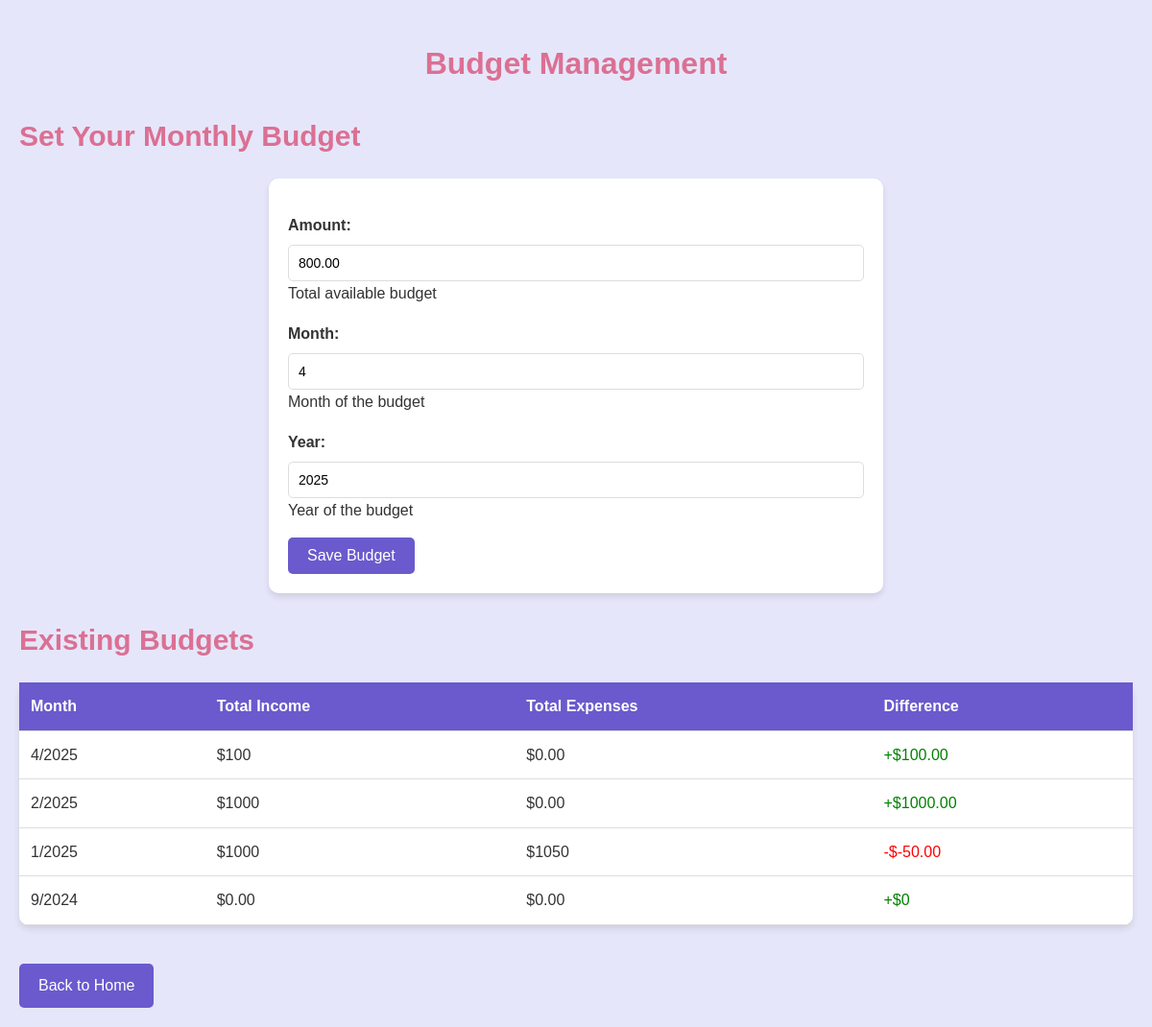
Page /budget/ (signed in) on the committed database.
### tracker/models.py (models this page shows, shortened)
class Budget(models.Model):
    user = models.ForeignKey(User, on_delete=models.CASCADE)  # Един потребител може да има няколко бюджета
    amount = models.DecimalField(max_digits=10, decimal_places=2, default=0, help_text="Total available budget")
    month = models.IntegerField(default=date.today().month, help_text="Month of the budget")
    year = models.IntegerField(default=date.today().year, help_text="Year of the budget")
    created_at = models.DateTimeField(auto_now_add=True)
    class Meta:
        unique_together = ('user', 'month', 'year')  # Уникален бюджет за всеки месец

### tracker/views.py (the view)
# urls.py: path('budget/', views.budget, name='budget'),
@login_required
def budget(request):
    user = request.user
    current_month = date.today().month
    current_year = date.today().year
    monthly_budget, created = Budget.objects.get_or_create(
        user=user,
        month=current_month,
        year=current_year,
        defaults={'amount': 0}
    )
    if request.method == 'POST':
        form = BudgetForm(request.POST, instance=monthly_budget)
        if form.is_valid():
            budget = form.save()
            if request.headers.get('X-Requested-With') == 'XMLHttpRequest':
                return JsonResponse({
                    'success': True,
                    'budget': {
                        'month': budget.month,
                        'year': budget.year,
                        'amount': str(budget.amount)
                    }
                })
            return redirect('budget')  # Ако не е AJAX, редиректваме
    else:
        form = BudgetForm(instance=monthly_budget)
    existing_budgets = Budget.objects.filter(user=user).order_by('-year', '-month')
    total_income = Transaction.objects.filter(
        user=user, type='income', date__month=current_month, date__year=current_year
    ).aggregate(Sum('amount'))['amount__sum'] or 0
    total_expense = Transaction.objects.filter(
        user=user, type='expense', date__month=current_month, date__year=current_year
    ).aggregate(Sum('amount'))['amount__sum'] or 0
    balance = round(total_income - total_expense, 2)
    for budget in existing_budgets:
        budget.total_income = Transaction.objects.filter(
            type='income', date__month=budget.month, date__year=budget.year
        ).aggregate(Sum('amount'))['amount__sum'] or 0
        budget.total_expense = Transaction.objects.filter(
            type='expense', date__month=budget.month, date__year=budget.year
        ).aggregate(Sum('amount'))['amount__sum'] or 0
        budget.difference = round(budget.total_income - budget.total_expense, 2)
    return render(request, 'budgets/budget.html', {
        'form': form,
        'total_income': total_income,
        'total_expense': total_expense,
        'balance': balance,  # ✅ Добавяме баланса
        'existing_budgets': existing_budgets  # ✅ Изпращаме списъка с бюджети
    })

### tracker/forms.py
class BudgetForm(forms.ModelForm):
    class Meta:
        model = Budget
        fields = ['amount', 'month', 'year']
        widgets = {
            'amount': forms.NumberInput(attrs={'step': '0.01'}),
            'month': forms.Select(choices=[(i, i) for i in range(1, 13)]),
            'year': forms.Select(choices=[(y, y) for y in range(2020, datetime.now().year + 2)])
        }

### tracker/templates/budgets/budget.html (shortened to what this page needs)
{% extends 'base.html' %}
{% block content %}
<div class="budget-container">
    <h1>Budget Management</h1>
<h2>Set Your Monthly Budget</h2>
<form id="add-budget-form" method="post">
    {{ form.as_p }}
    <button type="submit">Save Budget</button>
</form>
<h2>Existing Budgets</h2>
<table>
    <thead>
        <tr>
            <th>Month</th>
            <th>Total Income</th>
            <th>Total Expenses</th>
            <th>Difference</th>
        </tr>
    </thead>
    <tbody id="budget-list">
        {% for budget in existing_budgets %}
        <tr>
            <td>{{ budget.month }}/{{ budget.year }}</td>
            <td>${{ budget.total_income|default:"0.00" }}</td>
            <td>${{ budget.total_expense|default:"0.00" }}</td>
            <td>
                {% if budget.difference >= 0 %}
                    <span style="color: green;">+${{ budget.difference }}</span>
                {% else %}
                    <span style="color: red;">-${{ budget.difference|floatformat:2 }}</span>
                {% endif %}
            </td>
        </tr>
        {% empty %}
        <tr><td colspan="4">No budgets found.</td></tr>
        {% endfor %}
    </tbody>
</table>
<a href="{% url 'index' %}" class="home-link">Back to Home</a>
</div>
{% endblock %}

### tracker/static/generic_styles.css (style rules this page uses)
body { background-color: #e6e6fa; font-family: 'Arial', sans-serif; color: #333; line-height: 1.6; margin: 0; padding: 20px; }
table { width: 100%; border-collapse: collapse; margin: 20px 0; background-color: #ffffff; border-radius: 10px; box-shadow: 0 4px 6px rgba(0, 0, 0, 0.1); }
table th, table td { padding: 12px; text-align: left; border-bottom: 1px solid #ddd; }
table th { background-color: #6a5acd; color: white; font-weight: bold; }
h1 { color: #db7093; text-align: center; margin-bottom: 20px; }
.home-link { display: inline-block; margin-top: 20px; padding: 10px 20px; background-color: #6a5acd; color: white; text-decoration: none; border-radius: 5px; transition: background-color 0.3s; }
form { background-color: #ffffff; padding: 20px; border-radius: 10px; box-shadow: 0 4px 6px rgba(0, 0, 0, 0.1); max-width: 600px; margin: 20px auto; }
form p { margin-bottom: 15px; }
form label { display: block; margin-bottom: 8px; color: #333; font-weight: bold; }
form input[type="text"], form input[type="date"], form input[type="number"], form select, form textarea { width: 100%; padding: 10px; border: 1px solid #ddd; border-radius: 5px; font-size: 14px; box-sizing: border-box; }
form select { appearance: none; background-color: white; }
form button[type="submit"] { background-color: #6a5acd; color: white; padding: 10px 20px; border: none; border-radius: 5px; cursor: pointer; font-size: 16px; transition: background-color 0.3s; }
.budget-container h2 { color: #db7093; margin-bottom: 20px; font-size: 30px; }

### rows in the picture
Budget: amount "800.00", month "4", year "2025", total_income "100", total_expense "0.00", difference "100.00"
Budget: month "2", year "2025", total_income "1000", total_expense "0.00", difference "1000.00"
Budget: month "1", year "2025", total_income "1000", total_expense "1050", difference "-50.00"
Budget: month "9", year "2024", total_income "0.00", total_expense "0.00", difference "0"
